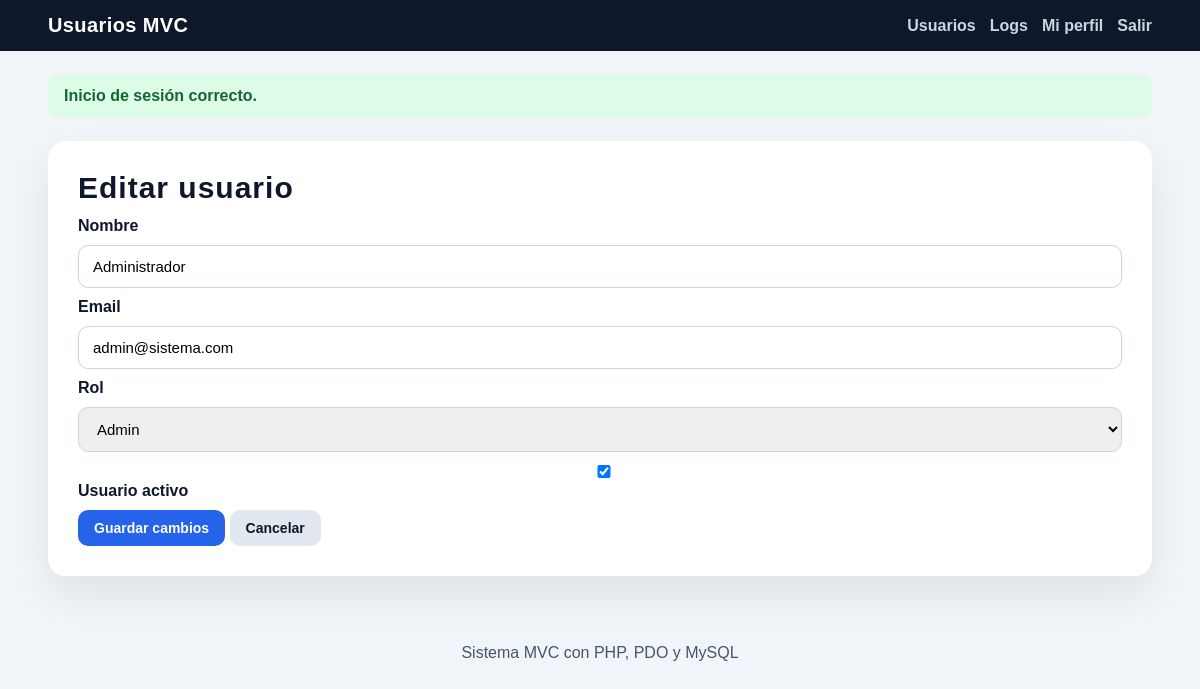
Page /index.php?action=edit&id=1 (signed in) on the committed database.
### tables this page shows
CREATE TABLE IF NOT EXISTS usuarios (
  id INT AUTO_INCREMENT PRIMARY KEY,
  nombre VARCHAR(100) NOT NULL,
  email VARCHAR(100) UNIQUE NOT NULL,
  password VARCHAR(255) NOT NULL,
  rol ENUM('admin', 'user') DEFAULT 'user',
  activo BOOLEAN DEFAULT TRUE,
  ultimo_acceso DATETIME NULL,
  created_at TIMESTAMP DEFAULT CURRENT_TIMESTAMP,
  updated_at TIMESTAMP DEFAULT CURRENT_TIMESTAMP ON UPDATE CURRENT_TIMESTAMP
);

### controllers/UsuarioController.php (called while the page is built, shortened)
<?php
require_once __DIR__ . '/../models/Usuario.php';
class UsuarioController {
    private Usuario $usuarioModel;
    public function __construct() {
        $this->usuarioModel = new Usuario();
    }
    public function edit(int $id): void {
        $usuario = $this->usuarioModel->getById($id);
        require __DIR__ . '/../views/usuarios/edit.php';
    }
}

### config/Database.php (called while the page is built)
<?php
class Database {
    private static ?Database $instance = null;
    private PDO $connection;
    private string $host = 'localhost';
    private string $dbName = 'usuarios_mvc';
    private string $username = 'root';
    private string $password = '';
    private string $charset = 'utf8mb4';
    private function __construct() {
        $dsn = "mysql:host={$this->host};dbname={$this->dbName};charset={$this->charset}";
        $options = [
            PDO::ATTR_ERRMODE => PDO::ERRMODE_EXCEPTION,
            PDO::ATTR_DEFAULT_FETCH_MODE => PDO::FETCH_ASSOC,
            PDO::ATTR_EMULATE_PREPARES => false,
        ];
        try {
            $this->connection = new PDO($dsn, $this->username, $this->password, $options);
        } catch (PDOException $e) {
            die('Error de conexión: ' . htmlspecialchars($e->getMessage(), ENT_QUOTES, 'UTF-8'));
        }
    }
    public static function getInstance(): Database {
        if (self::$instance === null) {
            self::$instance = new Database();
        }
        return self::$instance;
    }
    public function getConnection(): PDO {
        return $this->connection;
    }
}

### models/Usuario.php (called while the page is built, shortened)
<?php
require_once __DIR__ . '/../config/Database.php';
class Usuario {
    private PDO $db;
    public function __construct() {
        $this->db = Database::getInstance()->getConnection();
    }
    public function getById(int $id): ?array {
        $stmt = $this->db->prepare("SELECT id, nombre, email, rol, activo, ultimo_acceso, created_at, updated_at FROM usuarios WHERE id = :id LIMIT 1");
        $stmt->execute([':id' => $id]);
        $usuario = $stmt->fetch();
        return $usuario ?: null;
    }
}

### helpers.php (called while the page is built, shortened)
<?php
function e(?string $value): string {
    return htmlspecialchars((string)$value, ENT_QUOTES, 'UTF-8');
}

### views/usuarios/edit.php (the view, shortened to what this page needs)
<?php require __DIR__ . '/../layout/header.php'; ?>
<section class="card narrow">
    <h1>Editar usuario</h1>
    <form method="POST" action="index.php?action=update&id=<?= e($usuario['id']) ?>" class="form">
        <label>Nombre</label>
        <input type="text" name="nombre" required minlength="3" value="<?= e($usuario['nombre']) ?>">
        <label>Email</label>
        <input type="email" name="email" required value="<?= e($usuario['email']) ?>">
        <?php if ($_SESSION['user']['rol'] === 'admin'): ?>
            <label>Rol</label>
            <select name="rol">
                <option value="admin" <?= $usuario['rol'] === 'admin' ? 'selected' : '' ?>>Admin</option>
            </select>
            <label class="checkbox">
                <input type="checkbox" name="activo" <?= $usuario['activo'] ? 'checked' : '' ?>> Usuario activo
            </label>
        <?php endif; ?>
        <div class="row-actions">
            <button class="btn" type="submit">Guardar cambios</button>
            <a class="btn secondary" href="index.php?action=dashboard">Cancelar</a>
        </div>
    </form>
</section>
<?php require __DIR__ . '/../layout/footer.php'; ?>

### assets/css/style.css (style rules this page uses)
* { box-sizing: border-box; }
body { margin: 0; font-family: Arial, Helvetica, sans-serif; background: #f1f5f9; color: #0f172a; }
.form { display: flex; flex-direction: column; gap: 10px; }
.form label { font-weight: 600; color: #0f172a; }
.card { background: #ffffff; border-radius: 18px; padding: 30px; box-shadow: 0 18px 40px rgba(15, 23, 42, 0.08); margin-top: 24px; }
h1 { margin: 0 0 12px; font-size: 30px; letter-spacing: 1px; }
input, select { width: 100%; padding: 12px 14px; border: 1px solid #cbd5e1; border-radius: 10px; font-size: 15px; }
.btn { display: inline-block; padding: 10px 16px; border-radius: 10px; text-decoration: none; font-weight: 700; border: none; cursor: pointer; font-size: 14px; background: #2563eb; color: #ffffff; }
.btn.secondary { background: #e2e8f0; color: #0f172a; }

### rows in the picture
usuarios: nombre "Administrador", email "admin@sistema.com", rol "Admin", activo "☑"

### other values in the picture
$flash['message'] "Inicio de sesión correcto."
